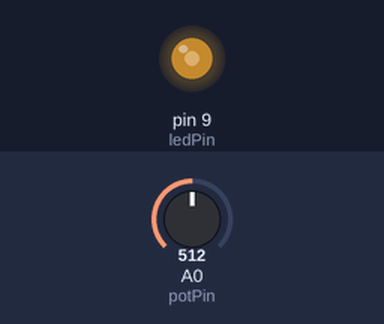
A sketch run on a simulated Arduino Uno, built with avr-gcc and run on an emulated ATmega328P. Shown: output pins drawn as LEDs (lit = HIGH). The inputs (shaded band) are chosen by the test bench; at power-on: A0 (potPin) = 512.

Above: at 1.2 s.
1.3 s: A0 (potPin) set to 716
At 2.3 s:
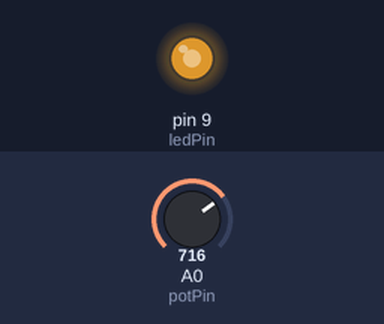
2.8 s: A0 (potPin) set to 900
At 3.5 s:
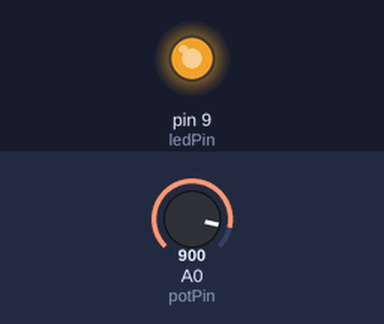
4.3 s: A0 (potPin) set to 122
At 4.6 s:
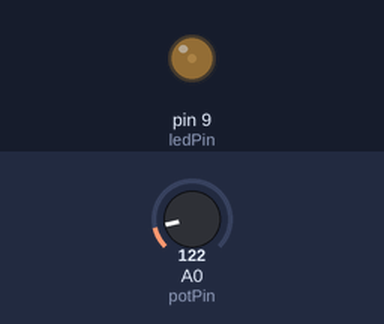
5.8 s: A0 (potPin) set to 0
At 6.9 s:
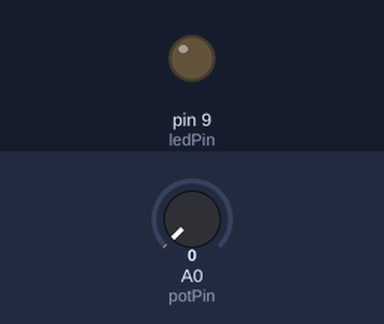
7.3 s: A0 (potPin) set to 511
At 8.1 s:
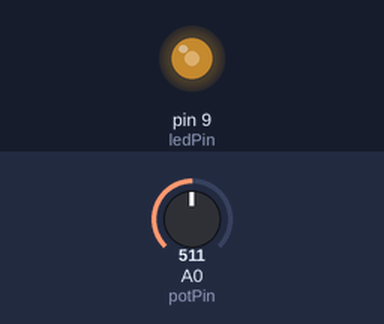
Timing chart, 0 to 9.8 s (numbered marks = the images above; inputs shaded):
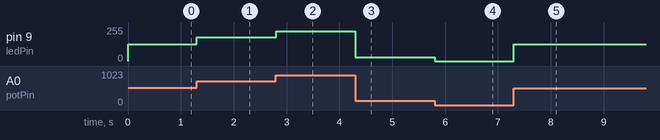

The sketch:

Main.ino
```cpp
int potPin = A0;   // مدخل البوتنشيوميتر
int ledPin = 9;    // مخرج الـ LED
int val = 0;       // لتخزين قراءة البوتنشيوميتر

void setup() {
  pinMode(ledPin, OUTPUT);
}

void loop() {
  val = analogRead(potPin);        // قراءة البوتنشيوميتر (0-1023)
  val = map(val, 0, 1023, 0, 255); // تحويل القيمة إلى مدى PWM (0-255)
  analogWrite(ledPin, val);        // ضبط شدة إضاءة LED
}
```

Measured:
- after the input at 1.3 s, pin 9 (ledPin): 127/255 → 178/255 at once
- after the input at 2.8 s, pin 9 (ledPin): 178/255 → 224/255 at once
- after the input at 4.3 s, pin 9 (ledPin): 224/255 → 30/255 at once
- after the input at 5.8 s, pin 9 (ledPin): 30/255 → 0/255 at once
- after the input at 7.3 s, pin 9 (ledPin): 0/255 → 127/255 at once
